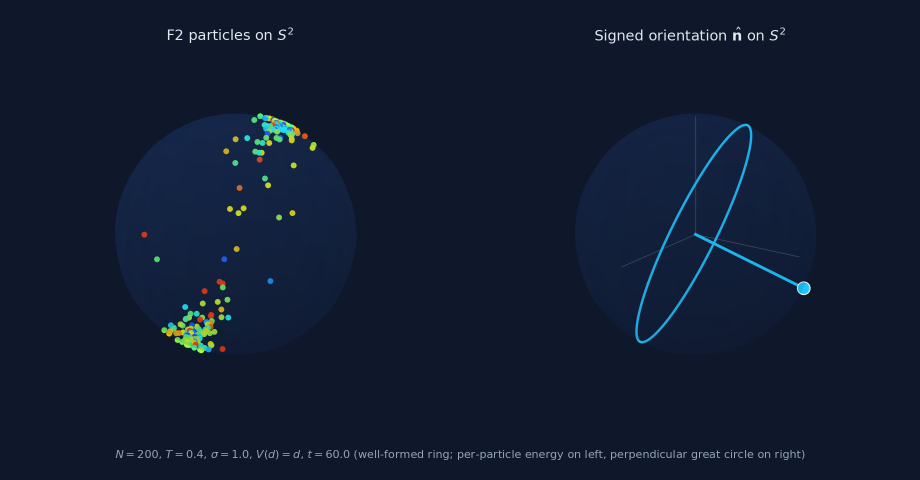
#> input picture ring_snapshot.png, 1840 x 960 px (shown at 1/2 size)
$ python -i html_to_gif.py   (imports and definitions only)
#> lines starting #> are read from the running program, lines starting #| are printed output that depends on the picture
#!/usr/bin/env python3
"""
HTML Player to GIF Converter
=============================

Converts the HTML Player file (from Brownian simulation) to an animated GIF.

Usage:
    python html_to_gif.py input.html output.gif [--fps 15] [--scale 0.5]

Requirements:
    pip install Pillow

Examples:
    python html_to_gif.py brownian_player.html animation.gif
    python html_to_gif.py brownian_player.html animation.gif --fps 20
    python html_to_gif.py brownian_player.html animation.gif --fps 15 --scale 0.5
"""

import re
import base64
import argparse
import sys
from io import BytesIO

try:
    from PIL import Image
except ImportError:
    print("Error: Pillow is required. Install it with:")
    print("  pip install Pillow")
    sys.exit(1)


# [35 lines left out: function extract_frames_from_html, not called in this run]


def decode_frame(data_url):
    """Decode a base64 data URL to PIL Image."""
    # Remove the data URL prefix
    base64_data = data_url.split(',')[1]
    image_data = base64.b64decode(base64_data)
    return Image.open(BytesIO(image_data))


def create_gif(frames_data, output_path, fps=15, scale=1.0, max_frames=None):
    """Create animated GIF from base64 frame data."""

    # Calculate frame duration in milliseconds
    duration = int(1000 / fps)

    print(f"Decoding frames...")
    images = []

    # Optionally limit frames
    if max_frames and len(frames_data) > max_frames:
        # Sample frames evenly
        step = len(frames_data) / max_frames
        indices = [int(i * step) for i in range(max_frames)]
        frames_to_process = [frames_data[i] for i in indices]
        print(f"Sampling {max_frames} frames from {len(frames_data)} total.")
    else:
        frames_to_process = frames_data

    for i, data_url in enumerate(frames_to_process):
        img = decode_frame(data_url)

        # Convert to RGB (GIF doesn't support RGBA well)
        if img.mode == 'RGBA':
            # Create a background and paste
            background = Image.new('RGB', img.size, (15, 23, 42))  # Dark background
            background.paste(img, mask=img.split()[3])
            img = background
        elif img.mode != 'RGB':
            img = img.convert('RGB')

        # Scale if needed
        if scale != 1.0:
            new_size = (int(img.width * scale), int(img.height * scale))
            img = img.resize(new_size, Image.LANCZOS)

        images.append(img)

        # Progress indicator
        if (i + 1) % 10 == 0 or i == len(frames_to_process) - 1:
            print(f"  Processed {i + 1}/{len(frames_to_process)} frames...")

    print(f"Creating GIF at {fps} fps (frame duration: {duration}ms)...")

    # Save as GIF
    images[0].save(
        output_path,
        save_all=True,
        append_images=images[1:],
        duration=duration,
        loop=0,  # Loop forever
        optimize=True
    )

    # Get file size
    import os
    size_mb = os.path.getsize(output_path) / (1024 * 1024)

    print(f"Done! Saved to: {output_path}")
    print(f"  Frames: {len(images)}")
    print(f"  Duration: {len(images) * duration / 1000:.1f}s")
    print(f"  Size: {size_mb:.2f} MB")

    if size_mb > 10:
        print(f"\nTip: GIF is large. To reduce size, try:")
        print(f"  python html_to_gif.py {sys.argv[1]} {output_path} --scale 0.5")
        print(f"  python html_to_gif.py {sys.argv[1]} {output_path} --max-frames 100")


# [42 lines left out: function main, not called in this run]


# [2 lines not run here, left out]

>>> import cv2
>>> picture = cv2.imread('../ring_snapshot.png', cv2.IMREAD_GRAYSCALE)
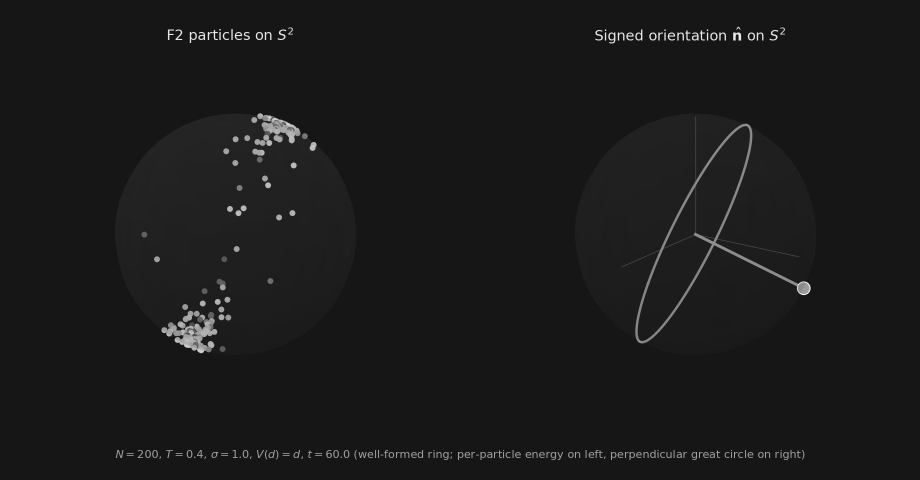
#> picture: shape (960, 1840) (shown at 1/2 size); min 22, max 255, mean 25.9
>>> result = create_gif(picture, 'out.png')
#> (the run stopped early here; a loop or call above may not have finished)
